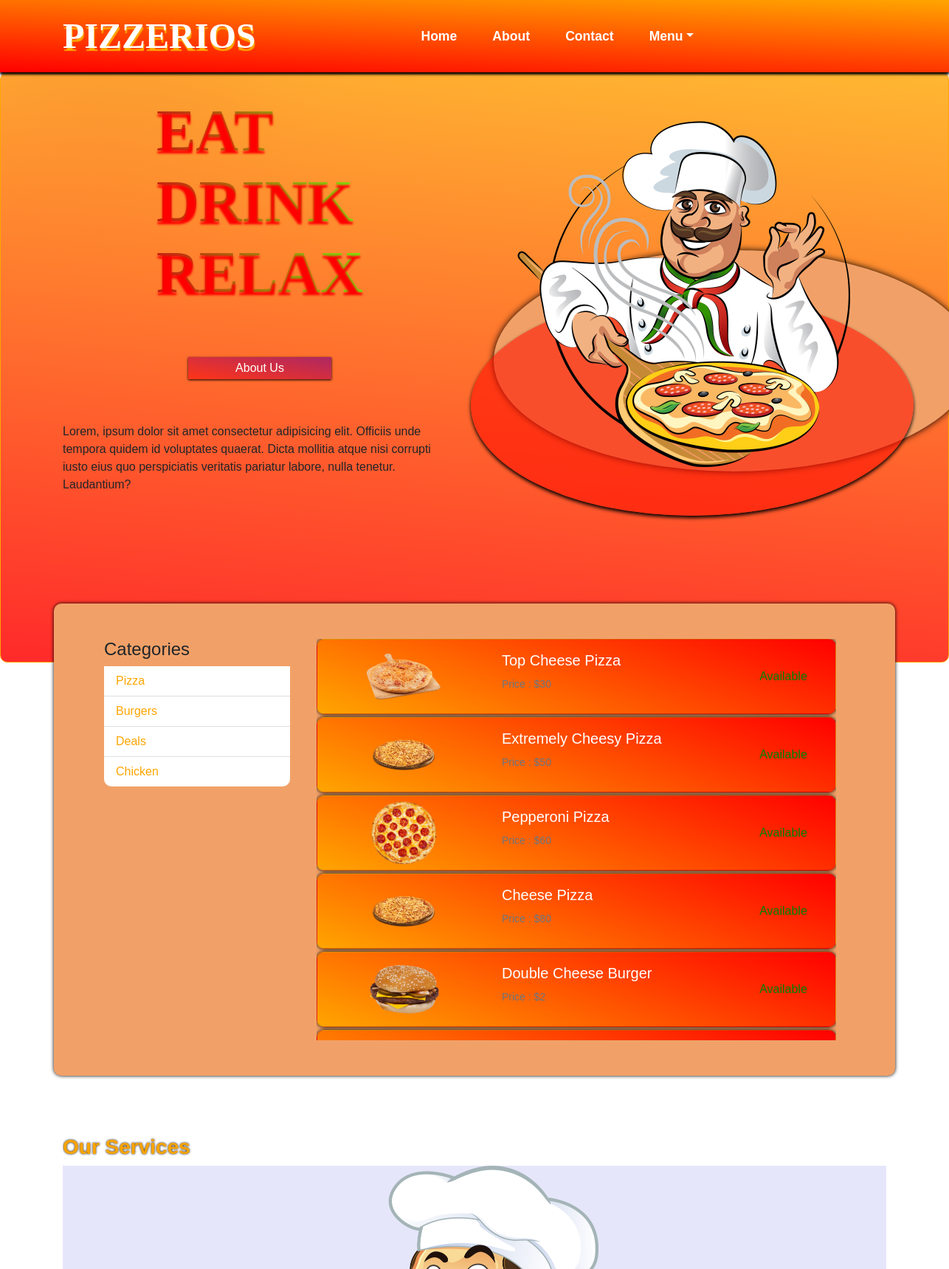
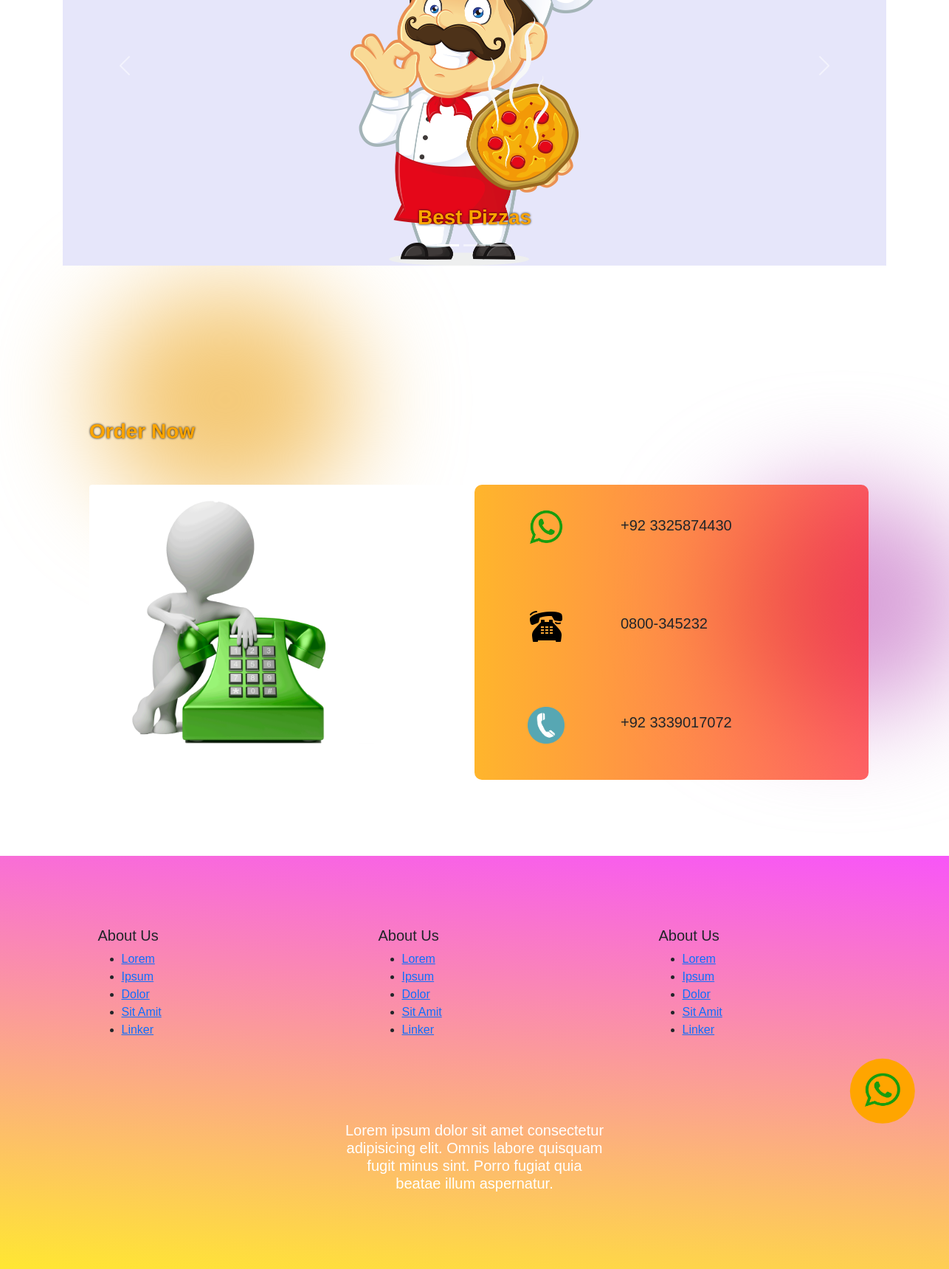
The page / on the database its author committed (2 pictures, top to bottom).
### Src_App/models.py (models this page shows, shortened)
class Food_Categorie(models.Model):
    category_name = models.CharField(max_length=50)

class Food(models.Model):
    name = models.CharField(max_length=50)
    image = models.ImageField(upload_to='products' , default="" , null=False )
    category = models.ForeignKey(Food_Categorie , on_delete=models.CASCADE)
    price_previous = models.IntegerField(default=0)
    price_now = models.IntegerField(default=0)
    orders = models.IntegerField(default=0)
    available = models.BooleanField(default=True)
    added_on = models.DateTimeField(auto_now_add=True)

### Src_App/views.py (the view)
# urls.py: 2. Add a URL to urlpatterns:  path('', Home.as_view(), name='home')
def Home(request):
    context = {}
    all_categories = None
    foods = Food.objects.all()
    all_categories = Food_Categorie.objects.all()
    context['foods'] = foods
    category_names = []
    for category in all_categories:
        category_names.append(category.category_name)
        context['categories'] = category_names
    return render(request , 'index.html' , context)

### templates/index.html (shortened to what this page needs)
{% extends 'base.html' %}
{% block content %}
<div class="outer-home-container" style="border: 1.2px solid orange;  min-height: 50rem; border-radius: 10px; background: linear-gradient(5deg , rgba(255, 0, 0, 0.834) , rgba(255, 166, 0, 0.807));">
    <div class="container d-flex flex-wrap flex-lg-row flex-sm-column " >
        <div style=" width: 100%;" class="row  d-flex  flex-wrap flex-sm-column flex-lg-row">
            <div class="col d-flex flex-column justify-content-around align-items-center">
                <h1 class="main-heading ">EAT<br> DRINK<br> RELAX</h1>
                <a style="border: none; outline: none; background: linear-gradient(10deg , rgba(255, 0, 0, 0.501) , rgba(128, 0, 128, 0.646)); padding: .2rem 4rem; color: white; text-decoration: none; box-shadow: 0px 1px 3px black;" class="about-btn" href="#">About Us</a>
                <p class="card-text">
                    Lorem, ipsum dolor sit amet consectetur adipisicing elit. Officiis unde tempora quidem id voluptates quaerat. Dicta mollitia atque nisi corrupti iusto eius quo perspiciatis veritatis pariatur labore, nulla tenetur. Laudantium?
                </p>
            </div>
            <div style="position: relative;" class="col flex-column d-flex for-none flex-wrap flex-sm-column justify-content-around align-items-end">
                <img   width="500" style="z-index: 10; object-fit: contain;" height="600" src="../media/chef_header.png" alt="">
            </div>
        </div>
    </div>
</div>
<div data-aos="fade-up" data-aos-offset="300" style="background-color: gray; background-color: rgb(241, 161, 104); height: 40rem; margin-top: -5rem; box-shadow: 0px 0px 5px black; border-radius:10px; margin-bottom: 5rem;  padding: 3rem 5rem;"  class="container d-flex justify-content-center flex-row menu-container">
    <div class="row" style="width: 30%; margin-right: 1.5rem;">
            <ul class="list-group list-group-flush" style="border-radius: 10px;">
                <h4>Categories</h4>
                {% for category in categories %}
                <li class="list-group-item"><a href="" class="ajax-btn" id="{{category}}">{{category}}</a></li>
                {% endfor %}
            </ul>
    </div>
    <div style="width: 80%; display: flex; flex-direction: column; overflow: auto;" class="menu-overflow">
        {% for food in foods %}
        <div class="col">
            <a href="" style="color: white; text-decoration: none; border-radius: 10px;">
                <div style="background: linear-gradient(20deg , orange , red);  box-shadow: 0px 0px 5px black; border-radius: 10px;" class="card mb-1" >
                    <div class="row g-0">
                      <div class="col-md-4 d-flex justify-content-around align-items-center">
                        <img src="{{food.image.url}}" style="object-fit: contain; width: 100px; height: 100px;"  class="img-fluid rounded-start" alt="...">
                      </div>
                      <div class="col-md-6">
                        <div class="card-body">
                          <h5 class="card-title">{{food.name}}</h5>
                          <p class="card-text"><small class="text-muted">Price : ${{food.price_now}}</small></p>
                        </div>
                      </div>
                      <div style="color: green;" class="col-md-2 d-flex flex-row justify-content-around align-items-center">
                        {% if food.available %}
                        <div class="row">
                            <div class="col">Available</div>
                            <div class="col">
                            </div>
                        </div>
                        {% else %}
                        Not Available
                        {% endif %}
                      </div>
                    </div>
                  </div>
            </a>
        </div>
        {% endfor %}
    </div>
</div>
<div class="container" data-aos="fade-in"
data-aos-offset="200">
    <div id="carouselId" class="carousel slide" data-bs-ride="carousel">
        <ol class="carousel-indicators">
            <li data-bs-target="#carouselId" data-bs-slide-to="0" class="active" aria-current="true" aria-label="First slide"></li>
            <li data-bs-target="#carouselId" data-bs-slide-to="1" aria-label="Second slide"></li>
            <li data-bs-target="#carouselId" data-bs-slide-to="2" aria-label="Third slide"></li>
        </ol>
        <div class="carousel-inner" role="listbox">
            <h3 style="color: orange; font-weight: 900; text-shadow: 0px 0px 3px black;">Our Services</h3>
            <div class="carousel-item active">
                <img src="../media/pngwing.com (1).png" class="w-100 d-block" alt="First slide">
                <div class="carousel-caption d-none d-md-block">
                    <h3 style="color: orange; font-weight: 900; text-shadow: 0px 0px 3px black;">Best Pizzas</h3>
                </div>
            </div>
        </div>
        <button class="carousel-control-prev" type="button" data-bs-target="#carouselId" data-bs-slide="prev">
            <span class="carousel-control-prev-icon" aria-hidden="true"></span>
        </button>
        <button class="carousel-control-next" type="button" data-bs-target="#carouselId" data-bs-slide="next">
            <span class="carousel-control-next-icon" aria-hidden="true"></span>
        </button>
    </div>
</div>
{% include 'contact.html' %}
{% include 'footer.html' %}
{% endblock %}

### templates/base.html (shortened to what this page needs)
<!DOCTYPE html>
<html lang="en">
<head>
    <link rel="stylesheet" href="../static/bootstrap-5.0.2-dist/css/bootstrap.css">
    <link rel="stylesheet" href="https://unpkg.com/aos@next/dist/aos.css" />
</head>
<body>
    <div class="for-blur">
        <div class="blur"></div>
    </div>
    <div style="position: fixed; top: 93%; left: 93%; border-radius: 50%; background-color: orange; padding: 1.2rem; z-index: 100; transform: translate(-50% , -50%);" class="whatsapp-chat">
        <a href="https://wa.me/923325874430" target="_blank">
            <img src="../media/whatsapp.png" width="50" height="50" alt="" >
        </a>
    </div>
    {% include 'navbar.html' %}
    {% block content %}
    {% endblock %}
</body>
</html>

### templates/navbar.html (shortened to what this page needs)
<nav class="navbar navbar-expand-sm navbar-light" style=" background: linear-gradient(2deg , red , orange); box-shadow: 0px 3px 3px black;">
      <div class="container">
          <a style="font-size: 3rem; font-family: Segoe Script; font-weight: 900; text-shadow: 1px 4px 1px orange; color: white;" class="navbar-brand" href="#">PIZZERIOS</a>
        <div class="collapse navbar-collapse" id="collapsibleNavId">
            <ul class="navbar-nav me-auto mt-2 mt-lg-0">
                <li><a class="navs" href="{% url 'home' %}">Home</a></li>
                <li><a class="navs" href="">About</a></li>
                <li><a class="navs" href="#contact-id">Contact</a></li>
                <li class="dropdown">
                    <a  class=" navs dropdown-toggle" href="#" id="dropdownId" data-bs-toggle="dropdown" aria-haspopup="true" aria-expanded="false" >Menu</a>
                </li>
            </ul>
        </div>
    </div>
</nav>

### templates/contact.html (shortened to what this page needs)
<div class="contact-section" data-aos="fade-up">
    <div class="blurer">
    </div>
    <div class="blurer-1">
    </div>
    <div class="container" id="contact-id">
        <div class="row mb-5 d-flex">
            <h3 style="color: orange; text-shadow: 0px 0px 3px black; font-weight: 900;">Order Now</h3>
        </div>
        <div class="row">
            <div id="contact-pic" class="col">
                <div class="card">
                    <img src="../media/phone.png" alt="" class="card-img-top">
                </div>
            </div>
            <div style="background: linear-gradient(to right , rgba(255, 166, 0, 0.828) , rgba(255, 0, 0, 0.605)); border-radius: 10px;" class="col">
                <div class="row justify-content-around" style="height: 100%;">
                        <div class="card mb-3 d-flex justify-content-around" style="background: none; max-width: 540px;">
                            <div class="row g-0">
                              <div class="col-md-4 d-flex justify-content-around align-items-center ">
                                <img src="../media/whatsapp.png" style="width: 50px; height: 50px; object-fit: contain;" class="img-fluid rounded-start" alt="...">
                              </div>
                              <div class="col-md-8">
                                <div class="card-body">
                                  <h5 class="card-title">+92 3325874430</h5>
                                </div>
                              </div>
                            </div>
                          </div>
                        <div class="card mb-3 d-flex justify-content-around" style="background: none;  max-width: 540px;">
                            <div class="row g-0">
                              <div class="col-md-4 d-flex justify-content-around align-items-center ">
                                <img src="../media/second_phone.png" style="width: 50px; height: 50px; object-fit: contain;" class="img-fluid rounded-start" alt="...">
                              </div>
                              <div class="col-md-8">
                                <div class="card-body">
                                  <h5 class="card-title">0800-345232</h5>
                                </div>
                              </div>
                            </div>
                          </div>
                        <div class="card mb-3 d-flex justify-content-around"  style="background: none; max-width: 540px;">
                            <div class="row g-0">
                              <div class="col-md-4 d-flex justify-content-around align-items-center ">
                                <img src="../media/phone_1.png" style="width: 50px; height: 50px; object-fit: contain;" class="img-fluid rounded-start" alt="...">
                              </div>
                              <div class="col-md-8">
                                <div class="card-body">
                                  <h5 class="card-title">+92 3339017072</h5>
                                </div>
                              </div>
                            </div>
                        </div>
                </div>
            </div>
        </div>
    </div>
</div>

### templates/footer.html (shortened to what this page needs)
<div class="footer-container">
    <div class="container">
        <div class="row d-flex justify-content-around row-cols-4">
            <div class="col">
                <h5>About Us</h5>
                <ul>
                    <li><a href="">Lorem</a></li>
                    <li><a href="">Ipsum</a></li>
                    <li><a href="">Dolor</a></li>
                    <li><a href="">Sit Amit</a></li>
                    <li><a href="">Linker</a></li>
                </ul>
            </div>
            <div class="col">
                <h5>About Us</h5>
                <ul>
                    <li><a href="">Lorem</a></li>
                    <li><a href="">Ipsum</a></li>
                    <li><a href="">Dolor</a></li>
                    <li><a href="">Sit Amit</a></li>
                    <li><a href="">Linker</a></li>
                </ul>
            </div>
            <div class="col">
                <h5>About Us</h5>
                <ul>
                    <li><a href="">Lorem</a></li>
                    <li><a href="">Ipsum</a></li>
                    <li><a href="">Dolor</a></li>
                    <li><a href="">Sit Amit</a></li>
                    <li><a href="">Linker</a></li>
                </ul>
            </div>
        </div>
        <div class="row d-flex justify-content-around row-cols-3 mt-5" >
            <div class="col">
                <h5 class="mt-5" style="text-align: center; color: white;">
                    Lorem ipsum dolor sit amet consectetur adipisicing elit. Omnis labore quisquam fugit minus sint. Porro fugiat quia beatae illum aspernatur.
                </h5>
            </div>
        </div>
    </div>
</div>

### templates/base.html (style rules this page uses)
* { margin: 0; padding: 0; font-family: sans-serif; scroll-behavior: smooth; box-sizing: border-box; }
.blur { width: 22rem; height: 14rem; border-radius: 50%; background-color: #edd0ff; filter: blur(73px); z-index: -10; position: absolute; }

### templates/navbar.html (style rules this page uses)
nav div.navbar-collapse ul { margin-left: 10rem; }
nav div.navbar-collapse ul li a.navs { color: white; text-decoration: none; margin-left: 3rem; font-size: 1.1rem; font-weight: 700; }

### templates/index.html (style rules this page uses)
.outer-home-container .container { min-height: 30rem; }
.outer-home-container .container .row { min-height: 30rem; }
.outer-home-container .container .row .col h1.main-heading { font-size: 5rem; font-weight:900; font-family: Segoe Script; background: linear-gradient(to right, rgba(183, 9, 9, 0.797) , rgba(81, 255, 0, 0.778)); -webkit-text-fill-color: transparent; -webkit-background-clip: text; text-shadow: 0px 4px 3px red; }
ul li.list-group-item a { color: orange; text-decoration: none; }
.carousel-inner .carousel-item img { width: 500px; height: 500px; object-fit: contain; background-color: lavender; }
.container #carouselId { margin-bottom: 10rem; }

### templates/contact.html (style rules this page uses)
.contact-section { height: 30rem; margin-bottom: 10rem; position: relative; }
.contact-section .blurer { position: absolute; top: -27%; left: 10%; width: 22rem; z-index: -10; background-color: rgb(244, 200, 117); height: 19rem; border-radius: 50%; filter: blur(70px); }
.contact-section .blurer-1 { position: absolute; top: 30%; left: 75%; width: 22rem; z-index: -10; background-color: rgb(216, 159, 216); height: 19rem; border-radius: 50%; filter: blur(70px); }
.contact-section .container { padding: 3rem; }
.contact-section .container .row .col .card { border: none; }
.contact-section .container .row .col .card img { width: 400px; height: 400px; object-fit: contain; }

### templates/footer.html (style rules this page uses)
.footer-container { min-height: 35rem; background: linear-gradient(5deg , rgba(255, 225, 0, 0.804) , rgba(244, 5, 244, 0.679)); display: flex; justify-content: center; align-items: center; }

### rows shown on the page
Food_Categorie: categories "Pizza"
Food_Categorie: categories "Burgers"
Food_Categorie: categories "Deals"
Food_Categorie: categories "Chicken"
Food: image (picture), name "Top Cheese Pizza", price_now "30", available "Available"
Food: image (picture), name "Extremely Cheesy Pizza", price_now "50", available "Available"
Food: image (picture), name "Pepperoni Pizza", price_now "60", available "Available"
Food: image (picture), name "Cheese Pizza", price_now "80", available "Available"
Food: image (picture), name "Double Cheese Burger", price_now "2", available "Available"
Food: image (picture)
